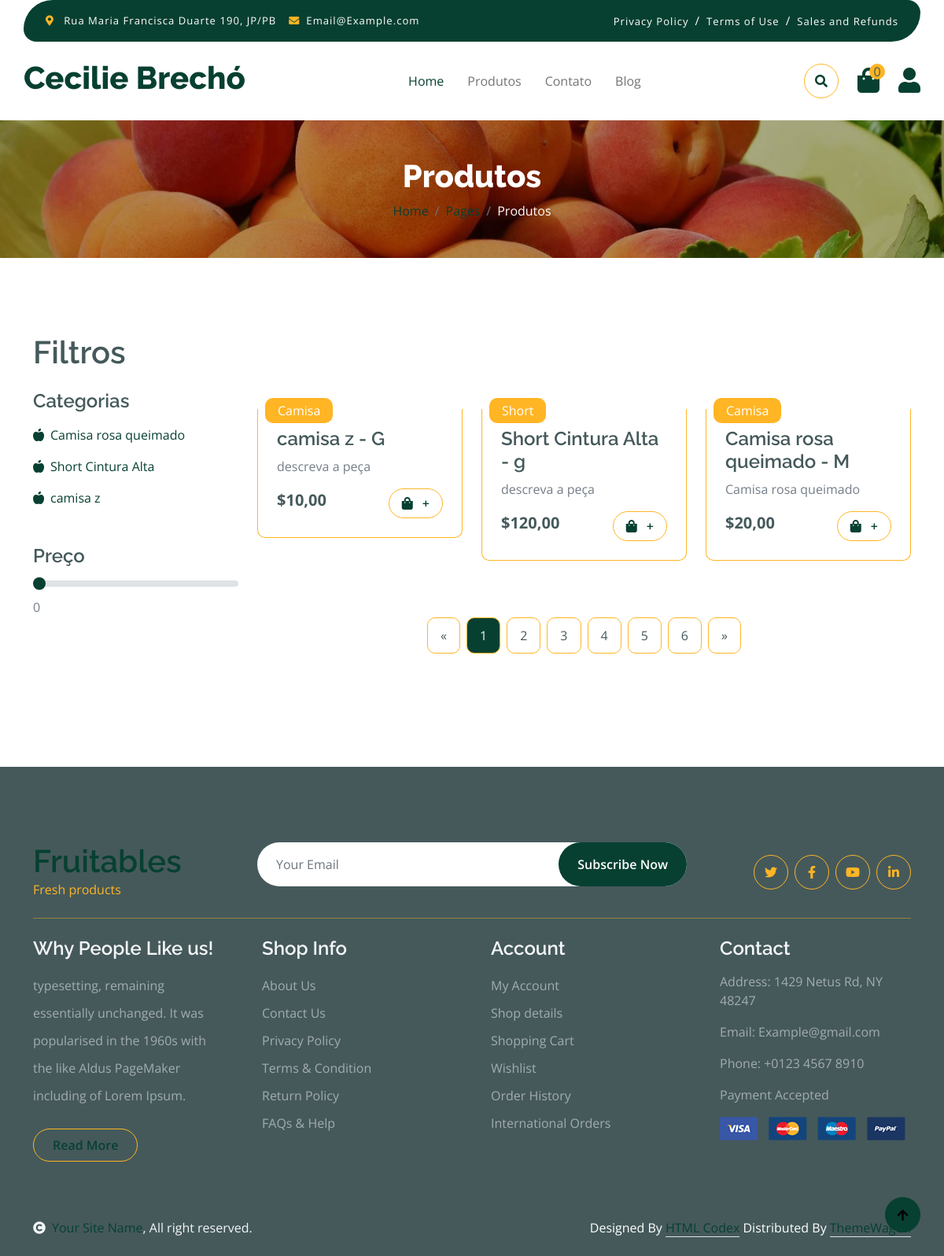
/produtos/ (signed in), run on the app's committed database.
### produto/models.py (models this page shows, shortened)
class Produto(models.Model):
    categoria = models.ForeignKey(Categoria, on_delete=models.CASCADE)
    nome = models.CharField(max_length=100)
    descricao = models.CharField(max_length=255, default='descreva a peça')
    disponivel = models.BooleanField(default=True)
    destaque = models.BooleanField(default=False)
    promo = models.BooleanField(default=False)
    mais_vendido = models.BooleanField(default=False)
    valor = models.DecimalField(max_digits=10, decimal_places=2)  # Usar DecimalField é melhor para preços
    quantidade = models.PositiveIntegerField(blank=True, null=True, default=1)  # Litros devem ser um valor positivo
    imagem = models.ImageField(upload_to='produtos')
    tamanho = models.CharField(max_length=3)

class Categoria(models.Model):
    nome = models.CharField(max_length=50)
    def __str__(self):
        return self.nome

### produto/views.py (the view)
# urls.py: path('produtos/', CardapioView.as_view(), name='produtos'),
class CardapioView(TemplateView):
    template_name = 'shop.html'
    method_decorator(cache_page(60 * 60 * 24))
    def get(self, request, **kwargs):
        context = super().get_context_data(**kwargs)
        usuario = request.user.username
        user = Usuario.objects.get(username=usuario)
        context['produtos'] = Produto.objects.all().order_by('-id')
        context['categorias'] = Produto.objects.all()
        context['titulo'] = 'Produtos'
        carrinho = Carrinho.objects.filter(usuario=user).exclude(status='pago').last()
        itens = ItemCarrinho.objects.filter(carrinho=carrinho)
        context['quantidade'] = itens.count()
        return render(request, self.template_name, context)

### templates/shop.html (shortened to what this page needs)
{%extends 'base.html' %}
{% block 'content'%}
    {%include  'parciais/nav_bar.html'%}
        {% include 'parciais/banner_links.html'%}
        <div class="container-fluid fruite py-5">
            <div class="container py-5">
                {% include 'parciais/produtos/filtro.html'%}
                                </div>
                            </div>
                            <div class="col-lg-9">
                                <div class="row g-4 justify-content-center">
                                    {% include 'parciais/produtos/produtos.html'%}
                                    {% include 'parciais/produtos/pagination.html'%}
                                </div>
                            </div>
                        </div>
                    </div>
                </div>
            </div>
        </div>
        {% include 'parciais/footer.html'%}
        {% include 'parciais/copyright.html'%}
        <a href="#" class="btn btn-primary border-3 border-primary rounded-circle back-to-top"><i class="fa fa-arrow-up"></i></a>
{%endblock%}

### templates/parciais/produtos/filtro.html (shortened to what this page needs)
<h1 class="mb-4">Filtros</h1>
    <div class="row g-4">
        <div class="col-lg-12">
            <div class="row g-4">
            </div>
            <div class="row g-4">
                <div class="col-lg-3">
                    <div class="row g-4">
                        <div class="col-lg-12">
                            <div class="mb-3">
                                <h4>Categorias</h4>
                                <ul class="list-unstyled fruite-categorie">
                                    {% for categoria in categorias%}
                                    <li>
                                        <div class="d-flex justify-content-between fruite-name">
                                            <a href="#"><i class="fas fa-apple-alt me-2"></i>{{categoria.nome}}</a>
                                        </div>
                                    </li>
                                    {%endfor%}
                                </ul>
                            </div>
                        </div>
                        <div class="col-lg-12">
                            <div class="mb-3">
                                <h4 class="mb-2">Preço</h4>
                                <input type="range" class="form-range w-100" id="rangeInput" name="rangeInput" min="0" max="500" value="0" oninput="amount.value=rangeInput.value">
                                <output id="amount" name="amount" min-velue="0" max-value="500" for="rangeInput">0</output>
                            </div>
                        </div>

### templates/parciais/produtos/produtos.html (shortened to what this page needs)
{% for produto in produtos%}
<div class="col-md-6 col-lg-6 col-xl-4">
    <div class="rounded position-relative fruite-item">
        <div class="fruite-img">
        </div>
        <div class="text-white bg-secondary px-3 py-1 rounded position-absolute" style="top: 10px; left: 10px;">{{produto.categoria}}</div>
        <div class="p-4 border border-secondary border-top-0 rounded-bottom">
            <h4>{{produto.nome}} - {{produto.tamanho}}</h4>
            <p>{{produto.descricao}}</p>
            <div class="d-flex justify-content-between flex-lg-wrap">
                <p class="text-dark fs-5 fw-bold mb-0">${{produto.valor}}</p>
                {% if request.user.is_authenticated %}
                    <form hx-post="{% url 'adicionar_ao_carrinho' produto.id %}"
                            hx-swap="innerHTML"
                            hx-trigger="submit"
                            class="d-flex flex-column flex-sm-row align-items-center">
                        <button type="submit" class="btn border border-secondary rounded-pill px-3 text-primary"><i class="fa fa-shopping-bag me-2 text-primary"></i> +</button>
                    </form>
                {% endif %}
            </div>
        </div>
    </div>
</div>
{%endfor%}

### static/css/style.css (style rules this page uses)
.back-to-top { position: fixed; right: 30px; bottom: 30px; display: flex; width: 45px; height: 45px; align-items: center; justify-content: center; transition: 0.5s; z-index: 99; }
.btn { font-weight: 600; transition: .5s; }
.btn.border-secondary { transition: 0.5s; }
.fruite .fruite-categorie .fruite-name { line-height: 40px; }
.fruite .fruite-categorie .fruite-name a { transition: 0.5s; }
.fruite .fruite-item { height: 100%; transition: 0.5s; }
.fruite .fruite-item .fruite-img { overflow: hidden; transition: 0.5s; border-radius: 10px 10px 0 0; }

### data on the page
Produto: nome "Camisa rosa queimado", categoria "Camisa", tamanho "M", descricao "Camisa rosa queimado", valor "20,00"
Produto: nome "Short Cintura Alta", categoria "Short", tamanho "g", descricao "descreva a peça", valor "120,00"
Produto: nome "camisa z", categoria "Camisa", tamanho "G", descricao "descreva a peça", valor "10,00"

### other printed values
{{ quantidade }} "0"
{{ titulo }} "Produtos"
